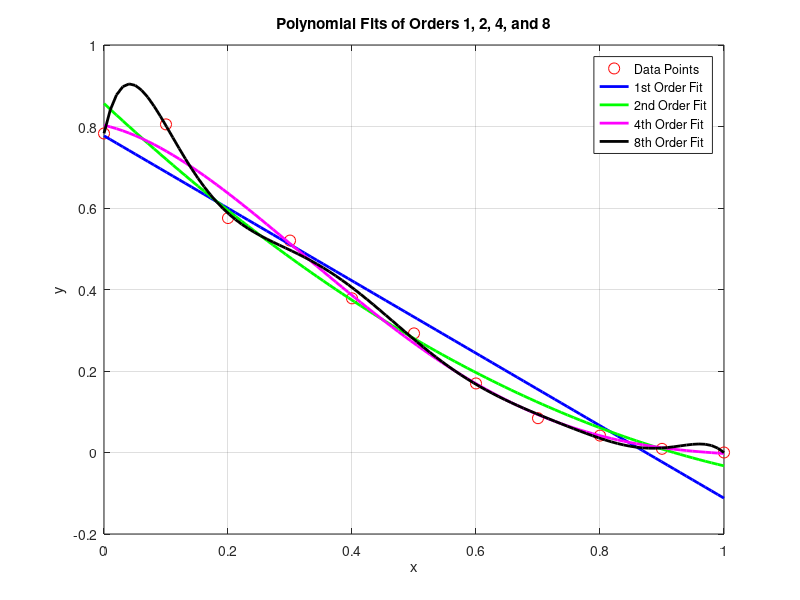

The MATLAB source for this figure:
% Data points
x = [0.0 0.1 0.2 0.3 0.4 0.5 0.6 0.7 0.8 0.9 1.0];
y = [0.7829 0.8052 0.5753 0.5201 0.3783 0.2923 0.1695 0.0842 0.0415 0.0090 0];

% Polynomial fitting
p1 = polyfit(x, y, 1);  % First order
p2 = polyfit(x, y, 2);  % Second order
p4 = polyfit(x, y, 4);  % Fourth order
p8 = polyfit(x, y, 8);  % Eighth order

% Generate fitted values for plotting
x_fit = linspace(0, 1, 100); % Generate 100 points between 0 and 1
y1_fit = polyval(p1, x_fit); % First order
y2_fit = polyval(p2, x_fit); % Second order
y4_fit = polyval(p4, x_fit); % Fourth order
y8_fit = polyval(p8, x_fit); % Eighth order

% Plotting the results
figure;
plot(x, y, 'ro', 'MarkerSize', 8, 'DisplayName', 'Data Points'); hold on;
plot(x_fit, y1_fit, 'b-', 'LineWidth', 2, 'DisplayName', '1st Order Fit');
plot(x_fit, y2_fit, 'g-', 'LineWidth', 2, 'DisplayName', '2nd Order Fit');
plot(x_fit, y4_fit, 'm-', 'LineWidth', 2, 'DisplayName', '4th Order Fit');
plot(x_fit, y8_fit, 'k-', 'LineWidth', 2, 'DisplayName', '8th Order Fit');
xlabel('x');
ylabel('y');
legend('show');
title('Polynomial Fits of Orders 1, 2, 4, and 8');
grid on;
